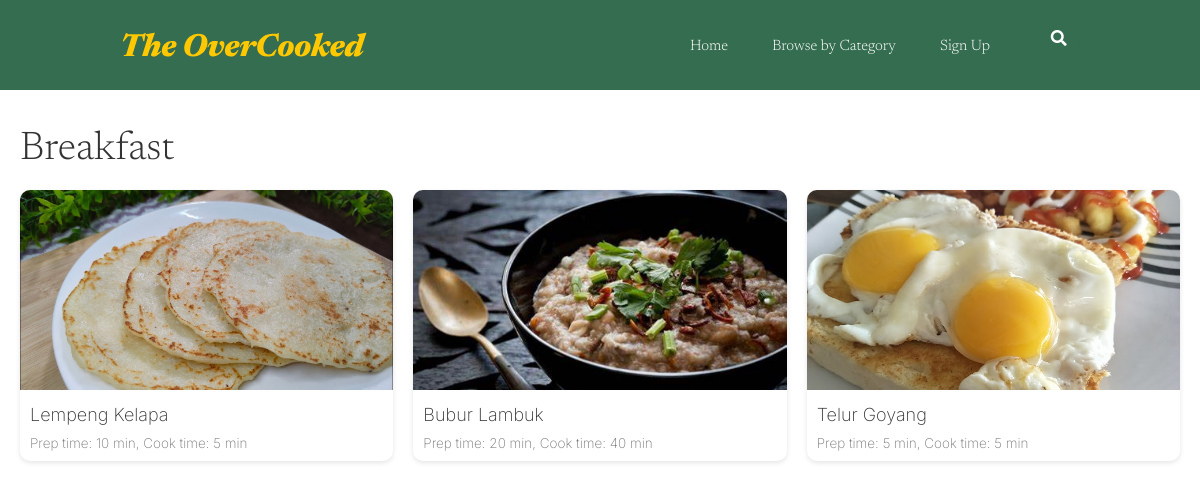
Page /G.recipe_list_breakfast.php on the committed database.
### tables this page shows
CREATE TABLE `posted_recipe` (
  `recipeId` int(11) NOT NULL,
  `recipeName` varchar(255) NOT NULL,
  `chefId` int(11) NOT NULL,
  `category` enum('Breakfast','Lunch','Dinner','Dessert','Beverages') NOT NULL,
  `tag` text NOT NULL,
  `picture` varchar(255) NOT NULL,
  `note` varchar(255) NOT NULL,
  `details` varchar(255) NOT NULL,
  `ingredients` text NOT NULL,
  `instruction` text NOT NULL,
  `approved` tinyint(1) DEFAULT 0,
  `datetime_posted` datetime NOT NULL DEFAULT current_timestamp()
);

### G.fetch_breakfast_recipe.php (the view, shortened to what this page needs)
<?php
$host = "localhost";
$username = "root";
$password = "";
$database = "the_overcooked_db";
try {
    $conn = mysqli_connect($host, $username, $password, $database);
} catch (Exception $e) {
    die("Connection failed: " . $e->getMessage());
}
$category = 'Breakfast';
$sql = "SELECT recipeId, recipeName, picture, details FROM posted_recipe WHERE category = ?";
$stmt = $conn->prepare($sql);
$stmt->bind_param("s", $category);
$stmt->execute();
$result = $stmt->get_result();
while ($row = $result->fetch_assoc()) {
    echo "<a href='G.recipedetails.php?recipeId=" . $row['recipeId'] . "' style='text-decoration: none; color: inherit;'>";
    echo "<div class='recipe-card'>";
    echo "<img src='" . $row['picture'] . "' alt='" . $row['recipeName'] . "'>";
    echo "<h2 class='recipe-name'>" . $row['recipeName'] . "</h2>";
    echo "<p class='recipe-details'>" . $row['details'] . "</p>";
    echo "</div>";
    echo "</a>";
}
?>

### GRUC.recipe_list.css (style rules this page uses)
* { box-sizing: border-box; margin: 0; padding: 0; }
li, a { font-family: "Newsreader", sans-serif; font-weight: 300; font-size: 15px; color: #ffffff; text-decoration: none; }
.navigation_link, li, a { transition: all 0.3s ease 0s; }
.recipe-card { background-color: #fff; border-radius: 10px; overflow: hidden; box-shadow: 0 2px 5px rgba(0, 0, 0, 0.1); transition: transform 0.2s ease-in-out; }
.recipe-card img { width: 100%; height: 200px; object-fit: cover; }
.recipe-name { font-size: 1.2em; margin: 10px; font-family: "Inter", sans-serif; font-weight: 200; color: #333; }
.recipe-details { font-size: 0.9em; color: #777; margin: 0 10px 10px 10px; font-family: "Inter", sans-serif; font-weight: 200; }

### rows in the picture
posted_recipe: picture (picture), recipeName "Lempeng Kelapa", details "Prep time: 10 min, Cook time: 5 min"
posted_recipe: picture (picture), recipeName "Bubur Lambuk", details "Prep time: 20 min, Cook time: 40 min"
posted_recipe: picture (picture), recipeName "Telur Goyang", details "Prep time: 5 min, Cook time: 5 min"
